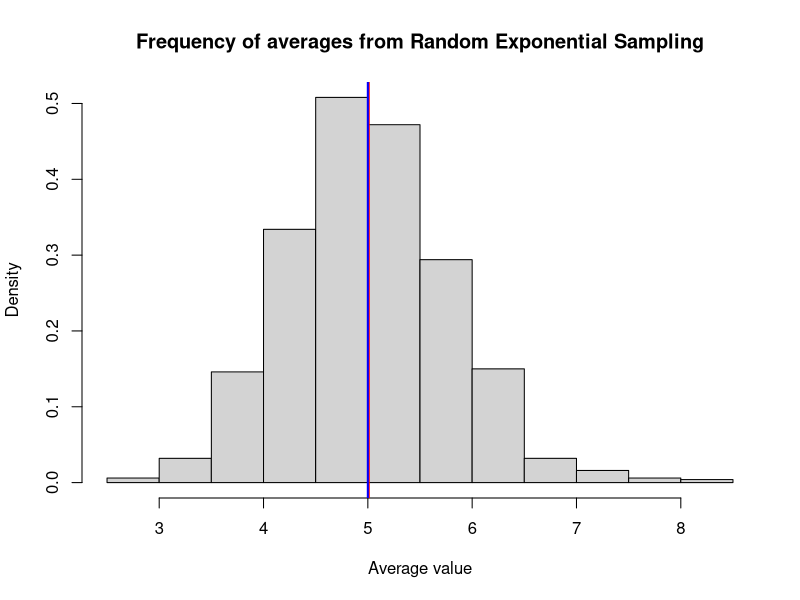
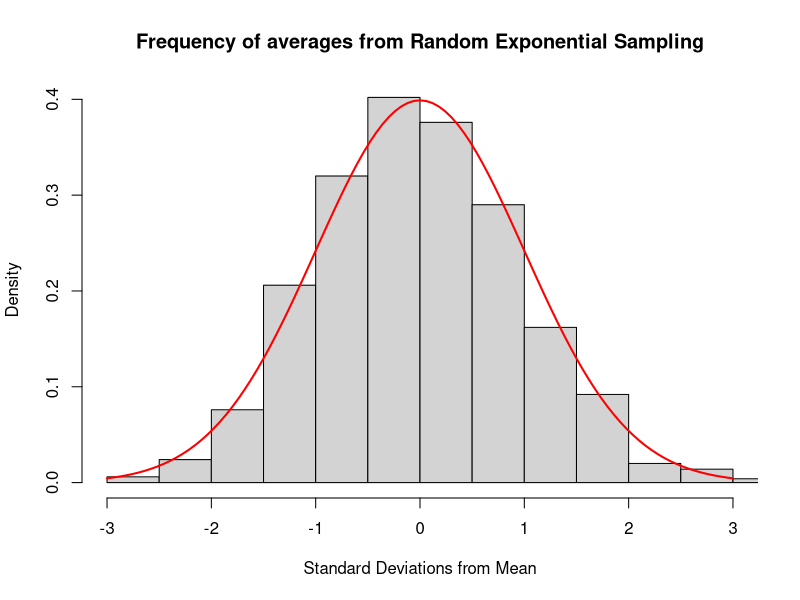

Write the R code that produced these figures, in order.
## ---- chunk 1
mean_sample_data = NULL
lambda <- 0.2
samplesize <- 40
sample_table = NULL

for (i in 1 : 1000) 
{
  sample_data <- rexp(samplesize, lambda)
  mean_sample_data = c(mean_sample_data, mean(sample_data))
  # Store Sample data just in case
  sample_table <- rbind(sample_table, sample_data)
}

## ---- chunk 2
theoretical_mean <- 1 / lambda
experimental_mean <- mean(mean_sample_data)
hist(mean_sample_data, freq=FALSE, xlab="Average value", main="Frequency of averages from Random Exponential Sampling", breaks=12)
abline(v=experimental_mean, col="red",lwd=2)
abline(v=theoretical_mean, col="blue",lwd=2)

## ---- chunk 3
abs(theoretical_mean - experimental_mean)
## ---- chunk 4
abs(theoretical_mean - experimental_mean) / theoretical_mean
## ---- chunk 5

variance_array <- NULL
for( i in 1:nrow(sample_table))
{
  variance_array <- rbind(variance_array, var(sample_table[i,]))
}

sample_variance <- mean(variance_array)
sample_sd <- sd(mean_sample_data)

# Variance is the Standard Deviation squared
# The Standard Deviation of an exponential distribution is 1 / lambda 
theoretical_variance <- (1 / lambda) ^ 2

sample_variance
theoretical_variance

abs(theoretical_variance - sample_variance)
## ---- chunk 6
adj_data <- (mean_sample_data - mean(mean_sample_data)) / sd(mean_sample_data)
hist(adj_data, freq=FALSE, xlab="Standard Deviations from Mean", main="Frequency of averages from Random Exponential Sampling", breaks=12, xlim=c(-3,3))
curve(dnorm(x, mean=mean(adj_data),sd=sd(adj_data)), add=TRUE, col="red", lwd=2)
